Frame 1 (no input): blank canvas, image omitted
Frame 60 (the mouse pressed at the canvas centre just before this capture): blank canvas, image omitted
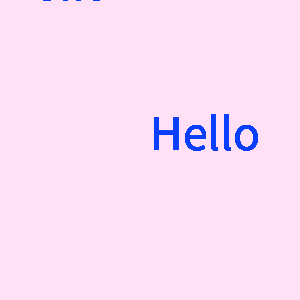
Frame 120 (the mouse held since frame 60 and released just before this capture)

The Processing sketch whose frames 1 and 60 were blank and that drew this single picture after the mouse press (run headless with seeded random() and noise(); from frame 60 on, the mouse is pressed at the canvas centre):

// Processing sketch: week13_2
// ── week13_2.pde
void setup()
{
  size(300,300);
  background(#FFE0F6);
  fill(#083EFC);
  textSize(50);
}
void draw() //每秒出現60次
{
  text("Hello",mouseX,mouseY);
}
